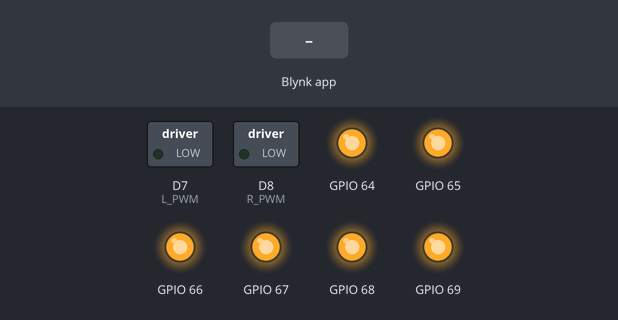
The sketch below on a simulated ESP8266 (NodeMCU). Parts: switched loads named in the sketch (green lamp = pin HIGH), output pins drawn as LEDs (lit = HIGH). Inputs (shaded band) come from the test bench. WiFi joins after 1.5 s; servers stay silent unless stated; what the sketch prints to the serial monitor is not drawn.

Above: at 3.0 s.
3.1 s: Blynk app writes 200 to V2
At 3.2 s:
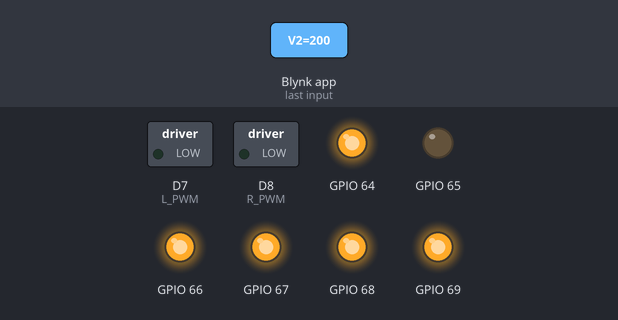
4.8 s: Blynk app writes 200 to V3
At 4.9 s:
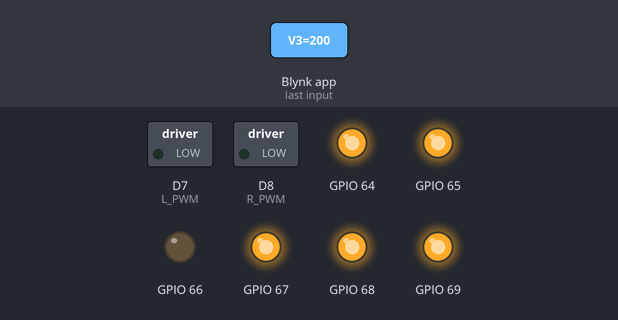
6.5 s: Blynk app writes 200 to V0
At 6.6 s:
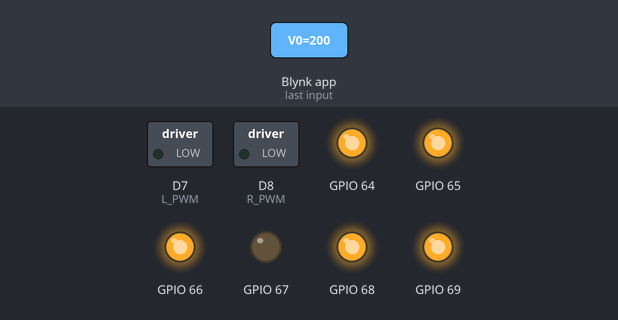
8.2 s: Blynk app writes 200 to V4
At 8.3 s:
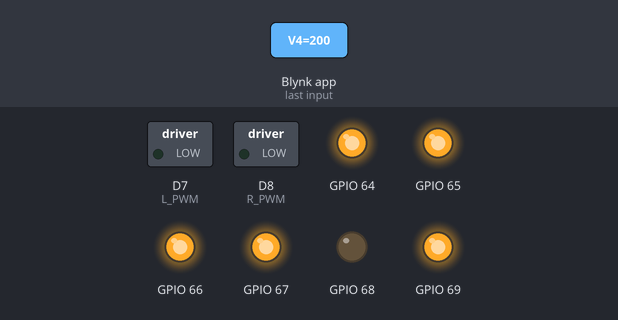
9.9 s: Blynk app writes 200 to V5
At 10.0 s:
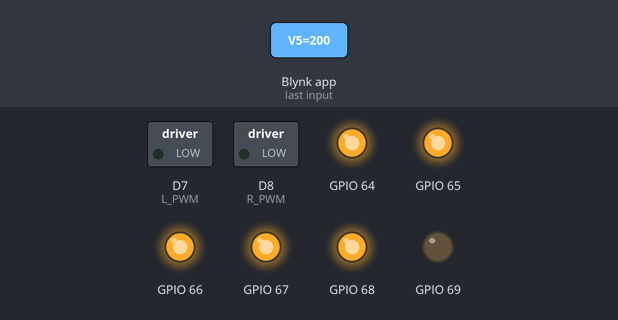
Timing chart, 0 to 12.9 s (numbered marks = the images above; inputs shaded):
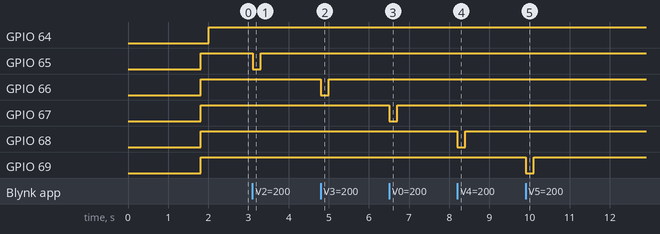

Measured:
- after the input at 3.1 s, GPIO 65: HIGH → LOW at once, → HIGH 0.20 s later
- after the input at 4.8 s, GPIO 66: HIGH → LOW at once, → HIGH 0.20 s later
- after the input at 6.5 s, GPIO 67: HIGH → LOW at once, → HIGH 0.20 s later
- after the input at 8.2 s, GPIO 68: HIGH → LOW at once, → HIGH 0.20 s later
- after the input at 9.9 s, GPIO 69: HIGH → LOW at once, → HIGH 0.20 s later

The sketch:

Goilatthongminh_ESP1.ino
```cpp
#define BLYNK_TEMPLATE_ID "TMPL6Nmo5lgbt"
#define BLYNK_TEMPLATE_NAME "Quickstart Template"
#define BLYNK_AUTH_TOKEN "rL3JE2n1IVg-YymC0WBoRdEnCzkiT2aX"

/* Comment this out to disable prints and save space */
#define BLYNK_PRINT Serial

#include "Arduino.h"
#include <PCF8574.h>
#include <ESP8266WiFi.h>
#include <BlynkSimpleEsp8266.h>
#include <WiFiManager.h>
#include <Wire.h>
#include <SoftwareSerial.h>
#define L_PWM D7
#define R_PWM D8
SoftwareSerial mySerial(D6, D5);

// Your WiFi credentials.
// Set password to "" for open networks.
char ssid[] = "";
char pass[] = "";

PCF8574 pcf8574(0x20);
int lastBtn1State = HIGH;
int btn1State, btn2State, btn3State, btn4State, btn5State, btn6State;
int lastBtn2State = HIGH, lastBtn3State = HIGH, lastBtn4State = HIGH, lastBtn5State = HIGH, lastBtn6State = HIGH;
unsigned long lastsendData = 0, btn1PressTime = 0, btn2PressTime = 0, btn3PressTime = 0, btn4PressTime = 0, btn5PressTime = 0, btn6PressTime = 0;
const unsigned long longPressDuration = 100;
int nut1 = 0, nut2 = 0, nut3 = 0, nut4 = 0, nut5 = 0, nut6 = 0;
int value1, value2, value3, value4, value5, value6, speed, dir, IsOnOff;
BlynkTimer timer;
WiFiManager wifiManager;

String h, t, MQ135, Dust, chiSo, Water_value, dongColen = "0", dongCoxuong = "0";
int Water;
// This function is called every time the Virtual Pin 0 state changes
BLYNK_WRITE(V1) {
  // Set incoming value from pin V0 to a variable
  value1 = param.asInt();
}
BLYNK_WRITE(V2) {
  // Set incoming value from pin V0 to a variable
  value2 = param.asInt();
}
BLYNK_WRITE(V3) {
  // Set incoming value from pin V0 to a variable
  value3 = param.asInt();
}
BLYNK_WRITE(V0) {
  // Set incoming value from pin V0 to a variable
  value4 = param.asInt();
}
BLYNK_WRITE(V4) {
  // Set incoming value from pin V0 to a variable
  value5 = param.asInt();
}
BLYNK_WRITE(V5) {
  // Set incoming value from pin V0 to a variable
  value6 = param.asInt();
}
BLYNK_WRITE(V8) {
  // Set incoming value from pin V0 to a variable
  speed = param.asInt();
}
BLYNK_WRITE(V6) {
  // Set incoming value from pin V0 to a variable
  dir = param.asInt();
}
BLYNK_WRITE(V9) {
  // Set incoming value from pin V0 to a variable
  IsOnOff = param.asInt();
}

// This function is called every time the device is connected to the Blynk.Cloud


// This function sends Arduino's uptime every second to Virtual Pin 2.
void myTimerEvent() {
  // You can send any value at any time.
  // Please don't send more that 10 values per second.)
  // Blynk.virtualWrite(V7, "Thời gian kết nối:" + String(millis() / 1000) + "\n");
}

void setup() {
  // Debug console
  Serial.begin(115200);
  mySerial.begin(4800);
  wifiManager.autoConnect("Goilat1", "88888888");

  Serial.println();
  //Wire.setClock(400000);
  Blynk.begin(BLYNK_AUTH_TOKEN, ssid, pass);
  while (WiFi.status() != WL_CONNECTED) {
    delay(500);
    Serial.print(".");
  }
  pinMode(L_PWM, OUTPUT);
  pinMode(R_PWM, OUTPUT);
  pcf8574.begin();


  // Register a callback for the beat detection
  timer.setInterval(5000L, myTimerEvent);
  Serial.print("Init pcf8574...");

  pcf8574.write(0, HIGH);
  pcf8574.write(1, HIGH);
  pcf8574.write(2, HIGH);
  pcf8574.write(3, HIGH);
  pcf8574.write(4, HIGH);
  pcf8574.write(5, HIGH);
}

void loop() {
  Blynk.run();
  timer.run();

  if (millis() - lastsendData > 2000) {
    receivedData();
    lastsendData = millis();
  }


  // You can inject your own code or combine it with other sketches.
  // Check other examples on how to communicate with Blynk. Remember
  // to avoid delay() function!

  btn1State = value1;  // nhan tren 3s ==> doi mode // nhan duoi 3s doi che do xem man hinh
  btn2State = value2;
  btn3State = value3;
  btn4State = value4;
  btn5State = value5;
  btn6State = value6;

  if (btn1State != lastBtn1State) {
    if (btn1State == HIGH) {
      btn1PressTime = millis();
    } else {
      if (millis() - btn1PressTime > longPressDuration) {
        // Serial.println("111111111111");
        nut1 = 1;
      }
    }
  }
  if (btn2State != lastBtn2State) {
    if (btn2State == HIGH) {
      btn2PressTime = millis();
    } else {
      if (millis() - btn2PressTime > longPressDuration) {
        // Serial.println("222222222222");
        nut2 = 1;
      }
    }
  }
  if (btn3State != lastBtn3State) {
    if (btn3State == HIGH) {
      btn3PressTime = millis();
    } else {
      if (millis() - btn3PressTime > longPressDuration) {
        // Serial.println("333333333333");
        nut3 = 1;
      }
    }
  }
  if (btn4State != lastBtn4State) {
    if (btn4State == HIGH) {
      btn4PressTime = millis();
    } else {
      if (millis() - btn4PressTime > longPressDuration) {
        // Serial.println("444444444444");
        nut4 = 1;
      }
    }
  }
  if (btn5State != lastBtn5State) {
    if (btn5State == HIGH) {
      btn5PressTime = millis();
    } else {
      if (millis() - btn5PressTime > longPressDuration) {
        ///Serial.println("555555555555");
        nut5 = 1;
      }
    }
  }
  if (btn6State != lastBtn6State) {
    if (btn6State == HIGH) {
      btn6PressTime = millis();
    } else {
      if (millis() - btn6PressTime > longPressDuration) {
        // Serial.println("666666666666");
        nut6 = 1;
      }
    }
  }
  PCF8574Control();


  if (IsOnOff) {
    if (dir == 1) {
      motorControl(0, speed);
    } else {
      motorControl(speed, 0);
    }
  } else {
    motorControl(0, 0);
  }


  // Serial.print(nut1);
  // Serial.print("\t");
  // Serial.print(nut2);
  // Serial.print("\t");
  // Serial.print(nut3);
  // Serial.print("\t");
  // Serial.print(nut4);
  // Serial.print("\t");
  // Serial.print(nut5);
  // Serial.print("\t");
  // Serial.println(nut6);
  lastBtn1State = btn1State;
  lastBtn2State = btn2State;
  lastBtn3State = btn3State;
  lastBtn4State = btn4State;
  lastBtn5State = btn5State;
  lastBtn6State = btn6State;
  nut1 = 0;
  nut2 = 0;
  nut3 = 0;
  nut4 = 0;
  nut5 = 0;
  nut6 = 0;
}

void PCF8574Control() {

  if (nut1 == 1) {
    pcf8574.write(0, LOW);
    delay(200);
    pcf8574.write(0, HIGH);
  } else if (nut2 == 1) {
    pcf8574.write(1, LOW);
    delay(200);
    pcf8574.write(1, HIGH);
  } else if (nut3 == 1) {
    pcf8574.write(2, LOW);
    delay(200);
    pcf8574.write(2, HIGH);
  } else if (nut4 == 1) {
    pcf8574.write(3, LOW);
    delay(200);
    pcf8574.write(3, HIGH);
  } else if (nut5 == 1) {
    pcf8574.write(4, LOW);
    delay(200);
    pcf8574.write(4, HIGH);
  } else if (nut6 == 1) {
    pcf8574.write(5, LOW);
    delay(200);
    pcf8574.write(5, HIGH);
  } else {
  }
}


void motorControl(int len, int xuong) {
  analogWrite(L_PWM, len);
  analogWrite(R_PWM, xuong);
}

void receivedData() {
  String data[7];
  if (mySerial.available() > 0) {                          // Kiểm tra xem có dữ liệu đang được gửi đến không
    String receivedData = mySerial.readStringUntil('\n');  // Đọc chuỗi dữ liệu cho đến khi gặp ký tự '\n'

    // Tách dữ liệu bằng dấu phẩy

    int startIndex = 0;
    int commaIndex;

    for (int i = 0; i < 7; i++) {
      commaIndex = receivedData.indexOf(',', startIndex);
      if (commaIndex != -1) {
        data[i] = receivedData.substring(startIndex, commaIndex);
        startIndex = commaIndex + 1;
      } else {
        data[i] = receivedData.substring(startIndex);
        break;
      }
    }

    // // Xử lý dữ liệu nhận được
    for (int i = 0; i < 7; i++) {
      Serial.print("\tData " + String(i + 1) + ": ");
      Serial.print(data[i]);
    }
    Serial.println();
    h = data[0];
    t = data[1];
    MQ135 = data[2];
    Dust = data[3];
    Water = data[4].toInt();
    dongColen = data[5];
    dongCoxuong = data[6];
    chiSo = "NHIỆT ĐỘ:" + t + " ĐỘ ẨM:" + h + " KHÔNG KHÍ:" + MQ135 + " BỤI:" + Dust + " NƯỚC:" + Water_value + "\n";
    Blynk.virtualWrite(V7, chiSo);
  }


  if (Water > 500) {

    Water_value = "Có";
  } else {
    Water_value = "Không";
  }

  if (dongColen == "1") {
    motorControl(255, 0);
    delay(5000);
    motorControl(0, 0);
  } else {
  }
  if (dongCoxuong == "1") {
    motorControl(0, 255);
    delay(5000);
    motorControl(0, 0);
  } else {
  }
}
```
